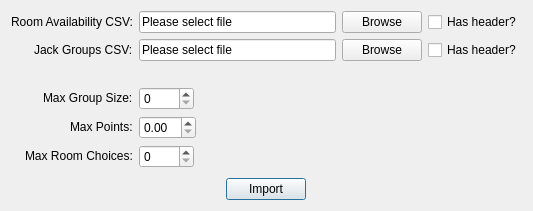
<?xml version="1.0" encoding="UTF-8"?>
<ui version="4.0">
 <class>OpenPrompt</class>
 <widget class="QDialog" name="OpenPrompt">
  <property name="geometry">
   <rect>
    <x>0</x>
    <y>0</y>
    <width>533</width>
    <height>211</height>
   </rect>
  </property>
  <property name="windowTitle">
   <string>Dialog</string>
  </property>
  <layout class="QGridLayout" name="gridLayout_2">
   <item row="2" column="0" alignment="Qt::AlignHCenter|Qt::AlignVCenter">
    <widget class="QPushButton" name="finImportButton">
     <property name="text">
      <string>Import</string>
     </property>
    </widget>
   </item>
   <item row="1" column="0">
    <spacer name="verticalSpacer_2">
     <property name="orientation">
      <enum>Qt::Vertical</enum>
     </property>
     <property name="sizeHint" stdset="0">
      <size>
       <width>20</width>
       <height>40</height>
      </size>
     </property>
    </spacer>
   </item>
   <item row="0" column="0">
    <layout class="QGridLayout" name="gridLayout">
     <item row="0" column="3">
      <widget class="QCheckBox" name="rmHeaderCheck">
       <property name="text">
        <string>Has header?</string>
       </property>
      </widget>
     </item>
     <item row="1" column="3">
      <widget class="QCheckBox" name="grHeaderCheck">
       <property name="text">
        <string>Has header?</string>
       </property>
      </widget>
     </item>
     <item row="1" column="2">
      <widget class="QPushButton" name="grButton">
       <property name="text">
        <string>Browse</string>
       </property>
      </widget>
     </item>
     <item row="2" column="0">
      <spacer name="verticalSpacer">
       <property name="orientation">
        <enum>Qt::Vertical</enum>
       </property>
       <property name="sizeType">
        <enum>QSizePolicy::Fixed</enum>
       </property>
       <property name="sizeHint" stdset="0">
        <size>
         <width>20</width>
         <height>20</height>
        </size>
       </property>
      </spacer>
     </item>
     <item row="3" column="1" alignment="Qt::AlignLeft">
      <widget class="QSpinBox" name="groupSizeIn">
       <property name="minimumSize">
        <size>
         <width>55</width>
         <height>0</height>
        </size>
       </property>
       <property name="maximumSize">
        <size>
         <width>314</width>
         <height>16777215</height>
        </size>
       </property>
      </widget>
     </item>
     <item row="0" column="0" alignment="Qt::AlignRight|Qt::AlignVCenter">
      <widget class="QLabel" name="rmLabel">
       <property name="text">
        <string>Room Availability CSV:</string>
       </property>
      </widget>
     </item>
     <item row="1" column="0" alignment="Qt::AlignRight|Qt::AlignVCenter">
      <widget class="QLabel" name="grLabel">
       <property name="text">
        <string>Jack Groups CSV:</string>
       </property>
      </widget>
     </item>
     <item row="4" column="0" alignment="Qt::AlignRight|Qt::AlignVCenter">
      <widget class="QLabel" name="maxPtsLabel">
       <property name="text">
        <string>Max Points:</string>
       </property>
      </widget>
     </item>
     <item row="5" column="0" alignment="Qt::AlignRight|Qt::AlignVCenter">
      <widget class="QLabel" name="prefListSizeLabel">
       <property name="text">
        <string>Max Room Choices:</string>
       </property>
      </widget>
     </item>
     <item row="5" column="1" alignment="Qt::AlignLeft">
      <widget class="QSpinBox" name="prefListSizeIn">
       <property name="minimumSize">
        <size>
         <width>55</width>
         <height>0</height>
        </size>
       </property>
      </widget>
     </item>
     <item row="4" column="1" alignment="Qt::AlignLeft">
      <widget class="QDoubleSpinBox" name="maxPtsIn">
       <property name="minimumSize">
        <size>
         <width>55</width>
         <height>0</height>
        </size>
       </property>
       <property name="singleStep">
        <double>0.250000000000000</double>
       </property>
      </widget>
     </item>
     <item row="0" column="1">
      <widget class="QLineEdit" name="rmDirectory">
       <property name="text">
        <string>Please select file</string>
       </property>
       <property name="readOnly">
        <bool>true</bool>
       </property>
      </widget>
     </item>
     <item row="1" column="1">
      <widget class="QLineEdit" name="grDirectory">
       <property name="text">
        <string>Please select file</string>
       </property>
       <property name="readOnly">
        <bool>true</bool>
       </property>
      </widget>
     </item>
     <item row="3" column="0" alignment="Qt::AlignRight|Qt::AlignVCenter">
      <widget class="QLabel" name="groupSizeLabel">
       <property name="text">
        <string>Max Group Size:</string>
       </property>
      </widget>
     </item>
     <item row="0" column="2">
      <widget class="QPushButton" name="rmButton">
       <property name="text">
        <string>Browse</string>
       </property>
      </widget>
     </item>
    </layout>
   </item>
  </layout>
 </widget>
 <layoutdefault spacing="6" margin="11"/>
 <tabstops>
  <tabstop>groupSizeIn</tabstop>
  <tabstop>maxPtsIn</tabstop>
  <tabstop>prefListSizeIn</tabstop>
 </tabstops>
 <resources/>
 <connections/>
</ui>
